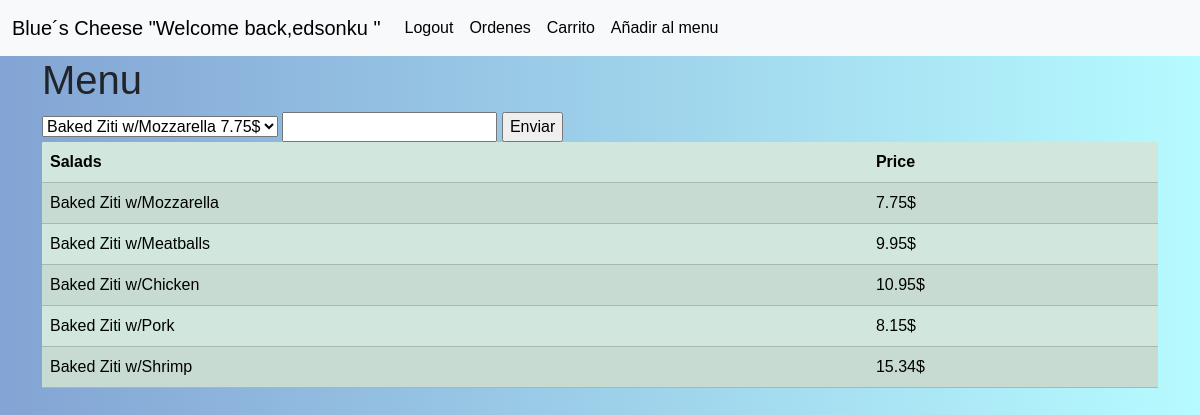
/addpasta/ (signed in), run on the app's committed database.
### orders/models.py (models this page shows, shortened)
class Pasta(models.Model):
    pasta = models.CharField(verbose_name="pasta", max_length=50)
    price = models.FloatField(verbose_name="Preciopasta")
    class Meta:
        verbose_name="Pasta"
        verbose_name_plural="Pastas"

### orders/views.py (the view)
# urls.py: path("addpasta/", views.addpasta, name="addpasta"),
def addpasta(request):
    if request.method=="POST":
        orden=getorder(request.user)
        cantidad=int(request.POST.get("cantidad"))
        id_pasta=request.POST.get("pasta")
        pasta=Pasta.objects.get(pk=id_pasta)
        price=pasta.price
        total_pasta=(price*cantidad)
        orden.total+=total_pasta
        orden.save()
        detallepasta_O=Detallepasta(orden=orden,pasta=pasta,cantidad=cantidad,price=pasta.price)
        messages.success(request,f"Agregado al carrito")
        detallepasta_O.save()
        return redirect("/")
    else:
        context = {
        "pasta": Pasta.objects.all() # select * from pizza
    }
    return render(request, 'orders/addpasta.html',context)

### orders/templates/orders/addpasta.html (shortened to what this page needs)
{% extends 'base.html' %}
{% block main %}
<h1>Menu</h1>
{% if user.is_authenticated %}
<form method="post" action="{% url 'addpasta' %}">
<select name="pasta" id="">
    {% for x in pasta%}
    <option value="{{x.pk}}">{{x.pasta}}   {{x.price}}$</option>
    {%endfor%}
</select>
<input type="number" name="cantidad" min="0">
<input type="submit" value="Enviar">
</form>
<table class="table table-success table-striped">
    <thead>
        <th>Salads</th>
        <th>Price</th>
    </thead>
    <tbody>
        {% for x in pasta%}
        <tr>
            <td>{{x.pasta}}</td>
            <td>{{x.price}}$</td>
        </tr>
        {%endfor%}
    </tbody>
</table>
  {% endif %}
{% endblock %}

### templates/base.html (shortened to what this page needs)
{% load bootstrap5 %}
<!DOCTYPE html>
<html lang="en">
<head>
  {% bootstrap_css %}
  {% load static %}
  <link rel="stylesheet" href="{% static 'style.css' %}">
</head>
<body>
  <nav class="navbar navbar-expand-lg navbar-light bg-light " >
    <div class="container-fluid">
      <a class="navbar-brand" href="/">Blue´s Cheese
        {% if user.is_authenticated %}
        "Welcome back,{{ user.username }} "
        {% endif %}</a>
      <div class="collapse navbar-collapse" id="navbarNavAltMarkup">
        <div class="navbar-nav">
          {% if user.is_authenticated %}
          <a class="nav-link active" aria-current="page" href="{% url 'logout' %}">Logout</a>
          <a class="nav-link active" aria-current="page" href="{% url 'ordenes' %}">Ordenes</a>
          <a class="nav-link active" aria-current="page" href="{% url 'car' %}">Carrito</a>
          <a class="nav-link active" aria-current="page" href="{% url 'addmenu' %}">Añadir al menu</a>
          {%else%}
          <a class="nav-link" href="{% url 'login' %}">Login</a>
          <a class="nav-link" href="{% url 'register' %}">Register</a>
          {% endif %}
        </div>
      </div>
    </div>
  </nav>
  <div class="container">
    {% block main %}
    {% endblock main %}
  </div>
</body>
</html>

### static/style.css (style rules this page uses)
* { box-sizing: border-box; }
body { font-family: "Raleway", sans-serif; background-image: linear-gradient(to right, #83a4d4,#b6fbff); }

### data on the page
Pasta: pasta "Baked Ziti w/Mozzarella", price "7.75"
Pasta: pasta "Baked Ziti w/Meatballs", price "9.95"
Pasta: pasta "Baked Ziti w/Chicken", price "10.95"
Pasta: pasta "Baked Ziti w/Pork", price "8.15"
Pasta: pasta "Baked Ziti w/Shrimp", price "15.34"

### other printed values
{{ user.username }} "edsonku"
form field pasta "Baked Ziti w/Mozzarella 7.75$"
